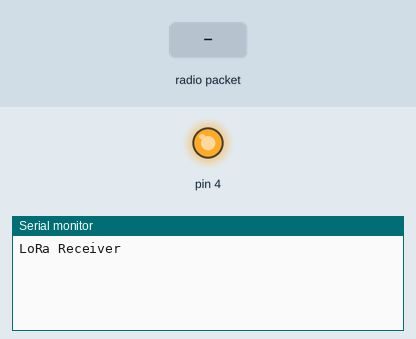
Simulated run of this sketch. Board: Arduino Uno, built with avr-gcc and run on an emulated ATmega328P. On the bench: output pins drawn as LEDs (lit = HIGH), the last lines printed to the serial monitor. The test bench sets the inputs (shaded band). No radio packets arrive unless stated.

Above: at 1.4 s.
1.5 s: radio packet "1" arrives
At 2.6 s:
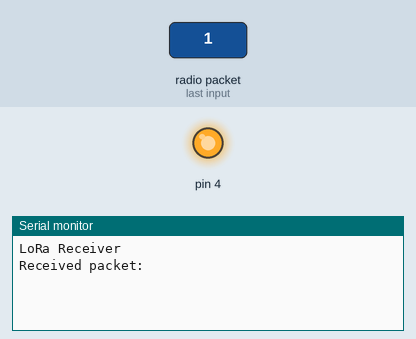
At 4.9 s:
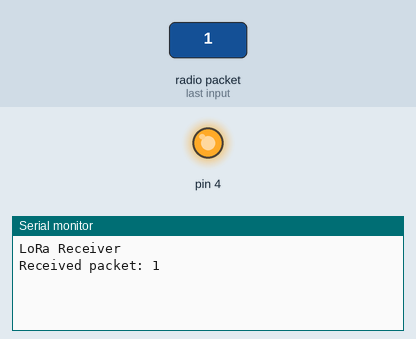

Measured:
- after the input at 1.5 s, the serial monitor: prints a new line at once (image 1)

The sketch:

LoRaReceiver.ino
```cpp
#include <SPI.h>
#include <LoRa.h>
#include "DHT.h"
char current='2';
#define DHTPIN 8
#define DHTTYPE DHT11
DHT dht(DHTPIN, DHTTYPE);
void setup() {
  Serial.begin(9600);
  while (!Serial);
  digitalWrite(4, HIGH);
  delay(200);
  pinMode(4, OUTPUT);
  Serial.println("LoRa Receiver");

  if (!LoRa.begin(433E6)) {//E6
    Serial.println("Starting LoRa failed!");
    while (1);
  }
  dht.begin();
}

void loop() {
  // try to parse packet
  int packetSize = LoRa.parsePacket();
  if (packetSize) {
    // received a packet
    Serial.print("Received packet: ");

    // read packet
    char a[50];
    int i=0;
    while (LoRa.available()) {
      a[i]=(char)LoRa.read();
      i++;
    }
    delay(3000);
    Serial.println(a);
    if(a[0]==current){
      double r = dht.readHumidity();
      double s = dht.readTemperature();
      String result="r("+String(current)+"): "+String(r)+" "+String(s);
      Serial.print("send packet '");
      Serial.println(result);
      LoRa.beginPacket();
      LoRa.print(result);
      LoRa.endPacket();
      digitalWrite(4, LOW);
    }
  }
}
```
